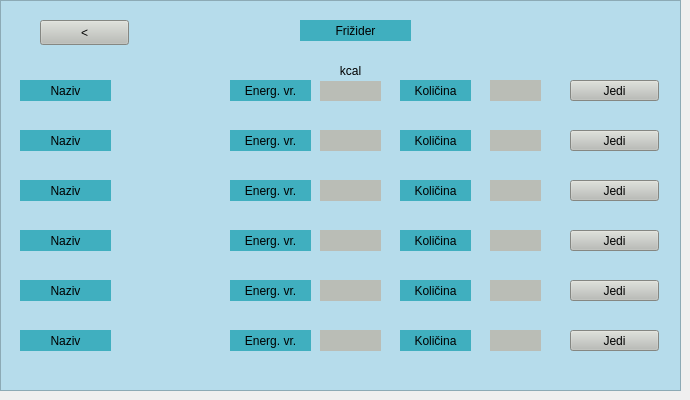
    <widget class="QWidget" name="page_friz">
     <widget class="QGraphicsView" name="graphicsView_friz">
      <property name="geometry">
       <rect>
        <x>0</x>
        <y>0</y>
        <width>681</width>
        <height>391</height>
       </rect>
      </property>
      <property name="styleSheet">
       <string notr="true">background-color: rgb(182, 220, 235);</string>
      </property>
     </widget>
     <widget class="QPushButton" name="pushButton_friz_nazad">
      <property name="geometry">
       <rect>
        <x>40</x>
        <y>20</y>
        <width>89</width>
        <height>25</height>
       </rect>
      </property>
      <property name="styleSheet">
       <string notr="true">background-color: rgb(186, 189, 182);
font: 75 italic 17pt &quot;Ubuntu Mono&quot;;</string>
      </property>
      <property name="text">
       <string>&lt;</string>
      </property>
     </widget>
     <widget class="QLabel" name="label_friz">
      <property name="geometry">
       <rect>
        <x>300</x>
        <y>20</y>
        <width>111</width>
        <height>21</height>
       </rect>
      </property>
      <property name="styleSheet">
       <string notr="true">background-color: rgb(64, 175, 191);
font: 75 italic 17pt &quot;Ubuntu Mono&quot;;</string>
      </property>
      <property name="text">
       <string>Frižider</string>
      </property>
      <property name="alignment">
       <set>Qt::AlignCenter</set>
      </property>
      <property name="wordWrap">
       <bool>true</bool>
      </property>
     </widget>
     <widget class="QLabel" name="fj1_naziv">
      <property name="geometry">
       <rect>
        <x>20</x>
        <y>80</y>
        <width>91</width>
        <height>21</height>
       </rect>
      </property>
      <property name="styleSheet">
       <string notr="true">background-color: rgb(64, 175, 191);
font: 75 italic 14pt &quot;Ubuntu Mono&quot;;</string>
      </property>
      <property name="text">
       <string>Naziv</string>
      </property>
      <property name="alignment">
       <set>Qt::AlignCenter</set>
      </property>
      <property name="wordWrap">
       <bool>true</bool>
      </property>
     </widget>
     <widget class="QLabel" name="fj2_naziv">
      <property name="geometry">
       <rect>
        <x>20</x>
        <y>130</y>
        <width>91</width>
        <height>21</height>
       </rect>
      </property>
      <property name="styleSheet">
       <string notr="true">background-color: rgb(64, 175, 191);
font: 75 italic 14pt &quot;Ubuntu Mono&quot;;</string>
      </property>
      <property name="text">
       <string>Naziv</string>
      </property>
      <property name="alignment">
       <set>Qt::AlignCenter</set>
      </property>
      <property name="wordWrap">
       <bool>true</bool>
      </property>
     </widget>
     <widget class="QLabel" name="fj3_naziv">
      <property name="geometry">
       <rect>
        <x>20</x>
        <y>180</y>
        <width>91</width>
        <height>21</height>
       </rect>
      </property>
      <property name="styleSheet">
       <string notr="true">background-color: rgb(64, 175, 191);
font: 75 italic 14pt &quot;Ubuntu Mono&quot;;</string>
      </property>
      <property name="text">
       <string>Naziv</string>
      </property>
      <property name="alignment">
       <set>Qt::AlignCenter</set>
      </property>
      <property name="wordWrap">
       <bool>true</bool>
      </property>
     </widget>
     <widget class="QLabel" name="fj4_naziv">
      <property name="geometry">
       <rect>
        <x>20</x>
        <y>230</y>
        <width>91</width>
        <height>21</height>
       </rect>
      </property>
      <property name="styleSheet">
       <string notr="true">background-color: rgb(64, 175, 191);
font: 75 italic 14pt &quot;Ubuntu Mono&quot;;</string>
      </property>
      <property name="text">
       <string>Naziv</string>
      </property>
      <property name="alignment">
       <set>Qt::AlignCenter</set>
      </property>
      <property name="wordWrap">
       <bool>true</bool>
      </property>
     </widget>
     <widget class="QLabel" name="fj5_naziv">
      <property name="geometry">
       <rect>
        <x>20</x>
        <y>280</y>
        <width>91</width>
        <height>21</height>
       </rect>
      </property>
      <property name="styleSheet">
       <string notr="true">background-color: rgb(64, 175, 191);
font: 75 italic 14pt &quot;Ubuntu Mono&quot;;</string>
      </property>
      <property name="text">
       <string>Naziv</string>
      </property>
      <property name="alignment">
       <set>Qt::AlignCenter</set>
      </property>
      <property name="wordWrap">
       <bool>true</bool>
      </property>
     </widget>
     <widget class="QLabel" name="fe1_vredn">
      <property name="geometry">
       <rect>
        <x>230</x>
        <y>80</y>
        <width>81</width>
        <height>21</height>
       </rect>
      </property>
      <property name="styleSheet">
       <string notr="true">background-color: rgb(64, 175, 191);
font: 75 italic 12pt &quot;Ubuntu Mono&quot;;</string>
      </property>
      <property name="text">
       <string>Energ. vr.</string>
      </property>
      <property name="alignment">
       <set>Qt::AlignCenter</set>
      </property>
      <property name="wordWrap">
       <bool>true</bool>
      </property>
     </widget>
     <widget class="QLabel" name="fe2_vredn">
      <property name="geometry">
       <rect>
        <x>230</x>
        <y>130</y>
        <width>81</width>
        <height>21</height>
       </rect>
      </property>
      <property name="styleSheet">
       <string notr="true">background-color: rgb(64, 175, 191);
font: 75 italic 12pt &quot;Ubuntu Mono&quot;;</string>
      </property>
      <property name="text">
       <string>Energ. vr.</string>
      </property>
      <property name="alignment">
       <set>Qt::AlignCenter</set>
      </property>
      <property name="wordWrap">
       <bool>true</bool>
      </property>
     </widget>
     <widget class="QLabel" name="fe3_vredn">
      <property name="geometry">
       <rect>
        <x>230</x>
        <y>180</y>
        <width>81</width>
        <height>21</height>
       </rect>
      </property>
      <property name="styleSheet">
       <string notr="true">background-color: rgb(64, 175, 191);
font: 75 italic 12pt &quot;Ubuntu Mono&quot;;</string>
      </property>
      <property name="text">
       <string>Energ. vr.</string>
      </property>
      <property name="alignment">
       <set>Qt::AlignCenter</set>
      </property>
      <property name="wordWrap">
       <bool>true</bool>
      </property>
     </widget>
     <widget class="QLabel" name="fe4_vredn">
      <property name="geometry">
       <rect>
        <x>230</x>
        <y>230</y>
        <width>81</width>
        <height>21</height>
       </rect>
      </property>
      <property name="styleSheet">
       <string notr="true">background-color: rgb(64, 175, 191);
font: 75 italic 12pt &quot;Ubuntu Mono&quot;;</string>
      </property>
      <property name="text">
       <string>Energ. vr.</string>
      </property>
      <property name="alignment">
       <set>Qt::AlignCenter</set>
      </property>
      <property name="wordWrap">
       <bool>true</bool>
      </property>
     </widget>
     <widget class="QLabel" name="fe5_vredn">
      <property name="geometry">
       <rect>
        <x>230</x>
        <y>280</y>
        <width>81</width>
        <height>21</height>
       </rect>
      </property>
      <property name="styleSheet">
       <string notr="true">background-color: rgb(64, 175, 191);
font: 75 italic 12pt &quot;Ubuntu Mono&quot;;</string>
      </property>
      <property name="text">
       <string>Energ. vr.</string>
      </property>
      <property name="alignment">
       <set>Qt::AlignCenter</set>
      </property>
      <property name="wordWrap">
       <bool>true</bool>
      </property>
     </widget>
     <widget class="QLabel" name="vr_1">
      <property name="geometry">
       <rect>
        <x>320</x>
        <y>80</y>
        <width>61</width>
        <height>21</height>
       </rect>
      </property>
      <property name="palette">
       <palette>
        <active>
         <colorrole role="WindowText">
          <brush brushstyle="SolidPattern">
           <color alpha="255">
            <red>0</red>
            <green>0</green>
            <blue>0</blue>
           </color>
          </brush>
         </colorrole>
         <colorrole role="Button">
          <brush brushstyle="SolidPattern">
           <color alpha="255">
            <red>186</red>
            <green>189</green>
            <blue>182</blue>
           </color>
          </brush>
         </colorrole>
         <colorrole role="Text">
          <brush brushstyle="SolidPattern">
           <color alpha="255">
            <red>0</red>
            <green>0</green>
            <blue>0</blue>
           </color>
          </brush>
         </colorrole>
         <colorrole role="ButtonText">
          <brush brushstyle="SolidPattern">
           <color alpha="255">
            <red>0</red>
            <green>0</green>
            <blue>0</blue>
           </color>
          </brush>
         </colorrole>
         <colorrole role="Base">
          <brush brushstyle="SolidPattern">
           <color alpha="255">
            <red>186</red>
            <green>189</green>
            <blue>182</blue>
           </color>
          </brush>
         </colorrole>
         <colorrole role="Window">
          <brush brushstyle="SolidPattern">
           <color alpha="255">
            <red>186</red>
            <green>189</green>
            <blue>182</blue>
           </color>
          </brush>
         </colorrole>
        </active>
        <inactive>
         <colorrole role="WindowText">
          <brush brushstyle="SolidPattern">
           <color alpha="255">
            <red>0</red>
            <green>0</green>
            <blue>0</blue>
           </color>
          </brush>
         </colorrole>
         <colorrole role="Button">
          <brush brushstyle="SolidPattern">
           <color alpha="255">
            <red>186</red>
            <green>189</green>
            <blue>182</blue>
           </color>
          </brush>
         </colorrole>
         <colorrole role="Text">
          <brush brushstyle="SolidPattern">
           <color alpha="255">
            <red>0</red>
            <green>0</green>
            <blue>0</blue>
           </color>
          </brush>
         </colorrole>
         <colorrole role="ButtonText">
          <brush brushstyle="SolidPattern">
           <color alpha="255">
            <red>0</red>
            <green>0</green>
            <blue>0</blue>
           </color>
          </brush>
         </colorrole>
         <colorrole role="Base">
          <brush brushstyle="SolidPattern">
           <color alpha="255">
            <red>186</red>
            <green>189</green>
            <blue>182</blue>
           </color>
          </brush>
         </colorrole>
         <colorrole role="Window">
          <brush brushstyle="SolidPattern">
           <color alpha="255">
            <red>186</red>
            <green>189</green>
            <blue>182</blue>
           </color>
          </brush>
         </colorrole>
        </inactive>
        <disabled>
         <colorrole role="WindowText">
          <brush brushstyle="SolidPattern">
           <color alpha="255">
            <red>0</red>
            <green>0</green>
            <blue>0</blue>
           </color>
          </brush>
         </colorrole>
         <colorrole role="Button">
          <brush brushstyle="SolidPattern">
           <color alpha="255">
            <red>186</red>
            <green>189</green>
            <blue>182</blue>
           </color>
          </brush>
         </colorrole>
         <colorrole role="Text">
          <brush brushstyle="SolidPattern">
           <color alpha="255">
            <red>0</red>
            <green>0</green>
            <blue>0</blue>
           </color>
          </brush>
         </colorrole>
         <colorrole role="ButtonText">
          <brush brushstyle="SolidPattern">
           <color alpha="255">
            <red>0</red>
            <green>0</green>
            <blue>0</blue>
           </color>
          </brush>
         </colorrole>
         <colorrole role="Base">
          <brush brushstyle="SolidPattern">
           <color alpha="255">
            <red>186</red>
            <green>189</green>
            <blue>182</blue>
           </color>
          </brush>
         </colorrole>
         <colorrole role="Window">
          <brush brushstyle="SolidPattern">
           <color alpha="255">
            <red>186</red>
            <green>189</green>
            <blue>182</blue>
           </color>
          </brush>
         </colorrole>
        </disabled>
       </palette>
      </property>
      <property name="styleSheet">
       <string notr="true">background-color: rgb(186, 189, 182);
font: 75 italic 12pt &quot;Ubuntu Mono&quot;;</string>
      </property>
      <property name="text">
       <string/>
      </property>
      <property name="alignment">
       <set>Qt::AlignCenter</set>
      </property>
     </widget>
     <widget class="QLabel" name="vr_2">
      <property name="geometry">
       <rect>
        <x>320</x>
        <y>130</y>
        <width>61</width>
        <height>21</height>
       </rect>
      </property>
      <property name="styleSheet">
       <string notr="true">background-color: rgb(186, 189, 182);
font: 75 italic 12pt &quot;Ubuntu Mono&quot;;</string>
      </property>
      <property name="text">
       <string/>
      </property>
      <property name="alignment">
       <set>Qt::AlignCenter</set>
      </property>
     </widget>
     <widget class="QLabel" name="vr_3">
      <property name="geometry">
       <rect>
        <x>320</x>
        <y>180</y>
        <width>61</width>
        <height>21</height>
       </rect>
      </property>
      <property name="styleSheet">
       <string notr="true">background-color: rgb(186, 189, 182);
font: 75 italic 12pt &quot;Ubuntu Mono&quot;;</string>
      </property>
      <property name="text">
       <string/>
      </property>
      <property name="alignment">
       <set>Qt::AlignCenter</set>
      </property>
     </widget>
     <widget class="QLabel" name="vr_4">
      <property name="geometry">
       <rect>
        <x>320</x>
        <y>230</y>
        <width>61</width>
        <height>21</height>
       </rect>
      </property>
      <property name="styleSheet">
       <string notr="true">background-color: rgb(186, 189, 182);
font: 75 italic 12pt &quot;Ubuntu Mono&quot;;</string>
      </property>
      <property name="text">
       <string/>
      </property>
      <property name="alignment">
       <set>Qt::AlignCenter</set>
      </property>
     </widget>
     <widget class="QLabel" name="vr_5">
      <property name="geometry">
       <rect>
        <x>320</x>
        <y>280</y>
        <width>61</width>
        <height>21</height>
       </rect>
      </property>
      <property name="styleSheet">
       <string notr="true">background-color: rgb(186, 189, 182);
font: 75 italic 12pt &quot;Ubuntu Mono&quot;;</string>
      </property>
      <property name="text">
       <string/>
      </property>
      <property name="alignment">
       <set>Qt::AlignCenter</set>
      </property>
     </widget>
     <widget class="QPushButton" name="jedi_1">
      <property name="geometry">
       <rect>
        <x>570</x>
        <y>80</y>
        <width>89</width>
        <height>21</height>
       </rect>
      </property>
      <property name="styleSheet">
       <string notr="true">background-color: rgb(186, 189, 182);
font: 75 italic 12pt &quot;Ubuntu Mono&quot;;</string>
      </property>
      <property name="text">
       <string>Jedi</string>
      </property>
     </widget>
     <widget class="QPushButton" name="jedi_2">
      <property name="geometry">
       <rect>
        <x>570</x>
        <y>130</y>
        <width>89</width>
        <height>21</height>
       </rect>
      </property>
      <property name="styleSheet">
       <string notr="true">background-color: rgb(186, 189, 182);
font: 75 italic 12pt &quot;Ubuntu Mono&quot;;</string>
      </property>
      <property name="text">
       <string>Jedi</string>
      </property>
     </widget>
     <widget class="QPushButton" name="jedi_3">
      <property name="geometry">
       <rect>
        <x>570</x>
        <y>180</y>
        <width>89</width>
        <height>21</height>
       </rect>
      </property>
      <property name="styleSheet">
       <string notr="true">background-color: rgb(186, 189, 182);
font: 75 italic 12pt &quot;Ubuntu Mono&quot;;</string>
      </property>
      <property name="text">
       <string>Jedi</string>
      </property>
     </widget>
     <widget class="QPushButton" name="jedi_4">
      <property name="geometry">
       <rect>
        <x>570</x>
        <y>230</y>
        <width>89</width>
        <height>21</height>
       </rect>
      </property>
      <property name="styleSheet">
       <string notr="true">background-color: rgb(186, 189, 182);
font: 75 italic 12pt &quot;Ubuntu Mono&quot;;</string>
      </property>
      <property name="text">
       <string>Jedi</string>
      </property>
     </widget>
     <widget class="QPushButton" name="jedi_5">
      <property name="geometry">
       <rect>
        <x>570</x>
        <y>280</y>
        <width>89</width>
        <height>21</height>
       </rect>
      </property>
      <property name="styleSheet">
       <string notr="true">background-color: rgb(186, 189, 182);
font: 75 italic 12pt &quot;Ubuntu Mono&quot;;</string>
      </property>
      <property name="text">
       <string>Jedi</string>
      </property>
     </widget>
     <widget class="QLabel" name="vr_kol_3">
      <property name="geometry">
       <rect>
        <x>490</x>
        <y>180</y>
        <width>51</width>
        <height>21</height>
       </rect>
      </property>
      <property name="styleSheet">
       <string notr="true">background-color: rgb(186, 189, 182);
font: 75 italic 12pt &quot;Ubuntu Mono&quot;;</string>
      </property>
      <property name="text">
       <string/>
      </property>
      <property name="alignment">
       <set>Qt::AlignCenter</set>
      </property>
     </widget>
     <widget class="QLabel" name="vr_kol_1">
      <property name="geometry">
       <rect>
        <x>490</x>
        <y>80</y>
        <width>51</width>
        <height>21</height>
       </rect>
      </property>
      <property name="styleSheet">
       <string notr="true">background-color: rgb(186, 189, 182);
font: 75 italic 12pt &quot;Ubuntu Mono&quot;;</string>
      </property>
      <property name="text">
       <string/>
      </property>
      <property name="alignment">
       <set>Qt::AlignCenter</set>
      </property>
     </widget>
     <widget class="QLabel" name="vr_kol_4">
      <property name="geometry">
       <rect>
        <x>490</x>
        <y>230</y>
        <width>51</width>
        <height>21</height>
       </rect>
      </property>
      <property name="styleSheet">
       <string notr="true">background-color: rgb(186, 189, 182);
font: 75 italic 12pt &quot;Ubuntu Mono&quot;;</string>
      </property>
      <property name="text">
       <string/>
      </property>
      <property name="alignment">
       <set>Qt::AlignCenter</set>
      </property>
     </widget>
     <widget class="QLabel" name="kol_3">
      <property name="geometry">
       <rect>
        <x>400</x>
        <y>180</y>
        <width>71</width>
        <height>21</height>
       </rect>
      </property>
      <property name="styleSheet">
       <string notr="true">background-color: rgb(64, 175, 191);
font: 75 italic 12pt &quot;Ubuntu Mono&quot;;</string>
      </property>
      <property name="text">
       <string>Količina</string>
      </property>
      <property name="alignment">
       <set>Qt::AlignCenter</set>
      </property>
      <property name="wordWrap">
       <bool>true</bool>
      </property>
     </widget>
     <widget class="QLabel" name="vr_kol_5">
      <property name="geometry">
       <rect>
        <x>490</x>
        <y>280</y>
        <width>51</width>
        <height>21</height>
       </rect>
      </property>
      <property name="styleSheet">
       <string notr="true">background-color: rgb(186, 189, 182);
font: 75 italic 12pt &quot;Ubuntu Mono&quot;;</string>
      </property>
      <property name="text">
       <string/>
      </property>
      <property name="alignment">
       <set>Qt::AlignCenter</set>
      </property>
     </widget>
     <widget class="QLabel" name="kol_2">
      <property name="geometry">
       <rect>
        <x>400</x>
        <y>130</y>
        <width>71</width>
        <height>21</height>
       </rect>
      </property>
      <property name="styleSheet">
       <string notr="true">background-color: rgb(64, 175, 191);
font: 75 italic 12pt &quot;Ubuntu Mono&quot;;</string>
      </property>
      <property name="text">
       <string>Količina</string>
      </property>
      <property name="alignment">
       <set>Qt::AlignCenter</set>
      </property>
      <property name="wordWrap">
       <bool>true</bool>
      </property>
     </widget>
     <widget class="QLabel" name="kol_4">
      <property name="geometry">
       <rect>
        <x>400</x>
        <y>230</y>
        <width>71</width>
        <height>21</height>
       </rect>
      </property>
      <property name="styleSheet">
       <string notr="true">background-color: rgb(64, 175, 191);
font: 75 italic 12pt &quot;Ubuntu Mono&quot;;</string>
      </property>
      <property name="text">
       <string>Količina</string>
      </property>
      <property name="alignment">
       <set>Qt::AlignCenter</set>
      </property>
      <property name="wordWrap">
       <bool>true</bool>
      </property>
     </widget>
     <widget class="QLabel" name="kol_1">
      <property name="geometry">
       <rect>
        <x>400</x>
        <y>80</y>
        <width>71</width>
        <height>21</height>
       </rect>
      </property>
      <property name="styleSheet">
       <string notr="true">background-color: rgb(64, 175, 191);
font: 75 italic 12pt &quot;Ubuntu Mono&quot;;</string>
      </property>
      <property name="text">
       <string>Količina</string>
      </property>
      <property name="alignment">
       <set>Qt::AlignCenter</set>
      </property>
      <property name="wordWrap">
       <bool>true</bool>
      </property>
     </widget>
     <widget class="QLabel" name="kol_5">
      <property name="geometry">
       <rect>
        <x>400</x>
        <y>280</y>
        <width>71</width>
        <height>21</height>
       </rect>
      </property>
      <property name="styleSheet">
       <string notr="true">background-color: rgb(64, 175, 191);
font: 75 italic 12pt &quot;Ubuntu Mono&quot;;</string>
      </property>
      <property name="text">
       <string>Količina</string>
      </property>
      <property name="alignment">
       <set>Qt::AlignCenter</set>
      </property>
      <property name="wordWrap">
       <bool>true</bool>
      </property>
     </widget>
     <widget class="QLabel" name="vr_kol_2">
      <property name="geometry">
       <rect>
        <x>490</x>
        <y>130</y>
        <width>51</width>
        <height>21</height>
       </rect>
      </property>
      <property name="styleSheet">
       <string notr="true">background-color: rgb(186, 189, 182);
font: 75 italic 12pt &quot;Ubuntu Mono&quot;;</string>
      </property>
      <property name="text">
       <string/>
      </property>
      <property name="alignment">
       <set>Qt::AlignCenter</set>
      </property>
     </widget>
     <widget class="QLabel" name="fj6_naziv">
      <property name="geometry">
       <rect>
        <x>20</x>
        <y>330</y>
        <width>91</width>
        <height>21</height>
       </rect>
      </property>
      <property name="styleSheet">
       <string notr="true">background-color: rgb(64, 175, 191);
font: 75 italic 14pt &quot;Ubuntu Mono&quot;;</string>
      </property>
      <property name="text">
       <string>Naziv</string>
      </property>
      <property name="alignment">
       <set>Qt::AlignCenter</set>
      </property>
      <property name="wordWrap">
       <bool>true</bool>
      </property>
     </widget>
     <widget class="QLabel" name="fe6_vredn">
      <property name="geometry">
       <rect>
        <x>230</x>
        <y>330</y>
        <width>81</width>
        <height>21</height>
       </rect>
      </property>
      <property name="styleSheet">
       <string notr="true">background-color: rgb(64, 175, 191);
font: 75 italic 12pt &quot;Ubuntu Mono&quot;;</string>
      </property>
      <property name="text">
       <string>Energ. vr.</string>
      </property>
      <property name="alignment">
       <set>Qt::AlignCenter</set>
      </property>
      <property name="wordWrap">
       <bool>true</bool>
      </property>
     </widget>
     <widget class="QLabel" name="vr_6">
      <property name="geometry">
       <rect>
        <x>320</x>
        <y>330</y>
        <width>61</width>
        <height>21</height>
       </rect>
      </property>
      <property name="styleSheet">
       <string notr="true">background-color: rgb(186, 189, 182);
font: 75 italic 12pt &quot;Ubuntu Mono&quot;;</string>
      </property>
      <property name="text">
       <string/>
      </property>
      <property name="alignment">
       <set>Qt::AlignCenter</set>
      </property>
     </widget>
     <widget class="QLabel" name="kol_6">
      <property name="geometry">
       <rect>
        <x>400</x>
        <y>330</y>
        <width>71</width>
        <height>21</height>
       </rect>
      </property>
      <property name="styleSheet">
       <string notr="true">background-color: rgb(64, 175, 191);
font: 75 italic 12pt &quot;Ubuntu Mono&quot;;</string>
      </property>
      <property name="text">
       <string>Količina</string>
      </property>
      <property name="alignment">
       <set>Qt::AlignCenter</set>
      </property>
      <property name="wordWrap">
       <bool>true</bool>
      </property>
     </widget>
     <widget class="QLabel" name="vr_kol_6">
      <property name="geometry">
       <rect>
        <x>490</x>
        <y>330</y>
        <width>51</width>
        <height>21</height>
       </rect>
      </property>
      <property name="styleSheet">
       <string notr="true">background-color: rgb(186, 189, 182);
font: 75 italic 12pt &quot;Ubuntu Mono&quot;;</string>
      </property>
      <property name="text">
       <string/>
      </property>
      <property name="alignment">
       <set>Qt::AlignCenter</set>
      </property>
     </widget>
     <widget class="QPushButton" name="jedi_6">
      <property name="geometry">
       <rect>
        <x>570</x>
        <y>330</y>
        <width>89</width>
        <height>21</height>
       </rect>
      </property>
      <property name="styleSheet">
       <string notr="true">background-color: rgb(186, 189, 182);
font: 75 italic 12pt &quot;Ubuntu Mono&quot;;</string>
      </property>
      <property name="text">
       <string>Jedi</string>
      </property>
     </widget>
     <widget class="QLabel" name="lab_kcal2">
      <property name="geometry">
       <rect>
        <x>320</x>
        <y>60</y>
        <width>61</width>
        <height>21</height>
       </rect>
      </property>
      <property name="styleSheet">
       <string notr="true">background-color: rgb(182, 220, 235);
font: 75 italic 12pt &quot;Ubuntu Mono&quot;;</string>
      </property>
      <property name="text">
       <string>kcal</string>
      </property>
      <property name="alignment">
       <set>Qt::AlignCenter</set>
      </property>
     </widget>
    </widget>
